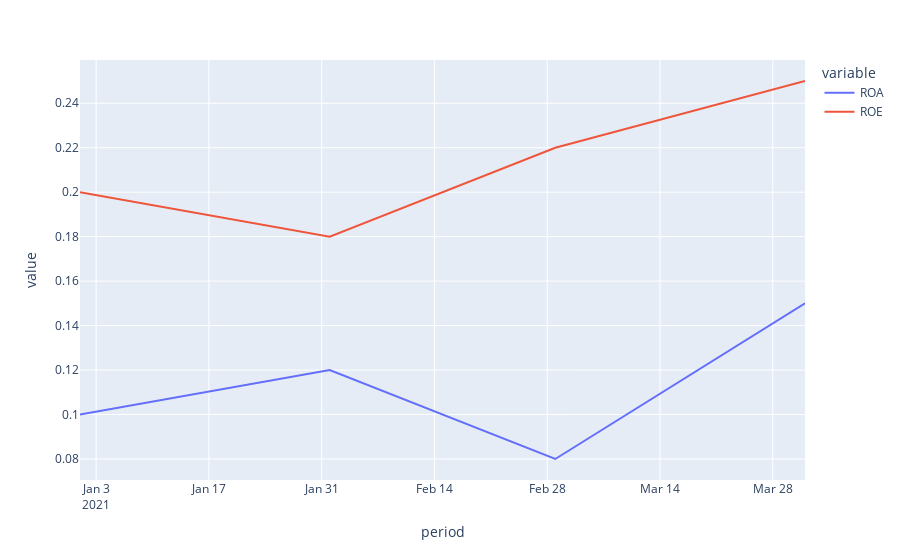

Notebook code cell kept with this figure:
### Code cell
import plotly.express as px
import pandas as pd

data = pd.DataFrame({
    'period': ['2021-01', '2021-02', '2021-03', '2021-04'],
    'ROA': [0.10, 0.12, 0.08, 0.15],
    'ROE': [0.20, 0.18, 0.22, 0.25]
})

fig = px.line(data, x='period', y=['ROA', 'ROE'])
fig.show()

### Figure 1 — Plotly figure (JSON) as saved in the notebook; plotly's stock layout.template omitted (floating-point values rounded to 4 significant figures)
{"data": [{"hovertemplate": "variable=ROA<br>period=%{x}<br>value=%{y}<extra></extra>", "legendgroup": "ROA", "line": {"color": "#636efa", "dash": "solid"}, "marker": {"symbol": "circle"}, "mode": "lines", "name": "ROA", "orientation": "v", "showlegend": true, "type": "scatter", "x": ["2021-01", "2021-02", "2021-03", "2021-04"], "xaxis": "x", "y": [0.1, 0.12, 0.08, 0.15], "yaxis": "y"}, {"hovertemplate": "variable=ROE<br>period=%{x}<br>value=%{y}<extra></extra>", "legendgroup": "ROE", "line": {"color": "#EF553B", "dash": "solid"}, "marker": {"symbol": "circle"}, "mode": "lines", "name": "ROE", "orientation": "v", "showlegend": true, "type": "scatter", "x": ["2021-01", "2021-02", "2021-03", "2021-04"], "xaxis": "x", "y": [0.2, 0.18, 0.22, 0.25], "yaxis": "y"}], "layout": {"legend": {"title": {"text": "variable"}, "tracegroupgap": 0}, "margin": {"t": 60}, "xaxis": {"anchor": "y", "domain": [0, 1], "title": {"text": "period"}}, "yaxis": {"anchor": "x", "domain": [0, 1], "title": {"text": "value"}}}}
